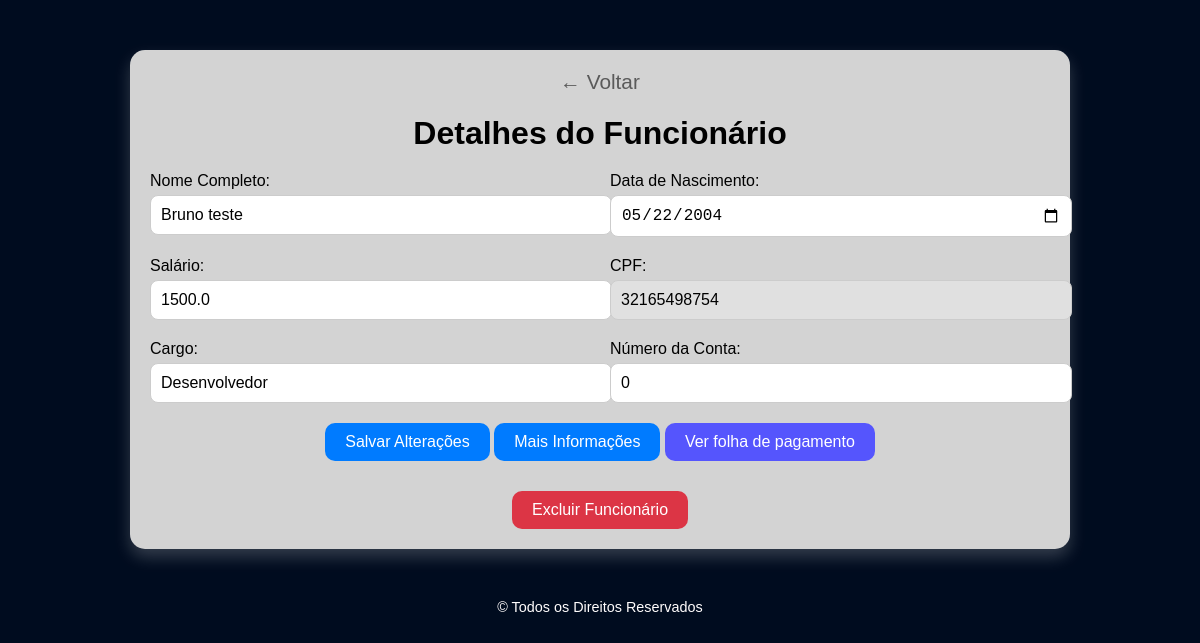
Before: /funcionario/4 with the older database file.
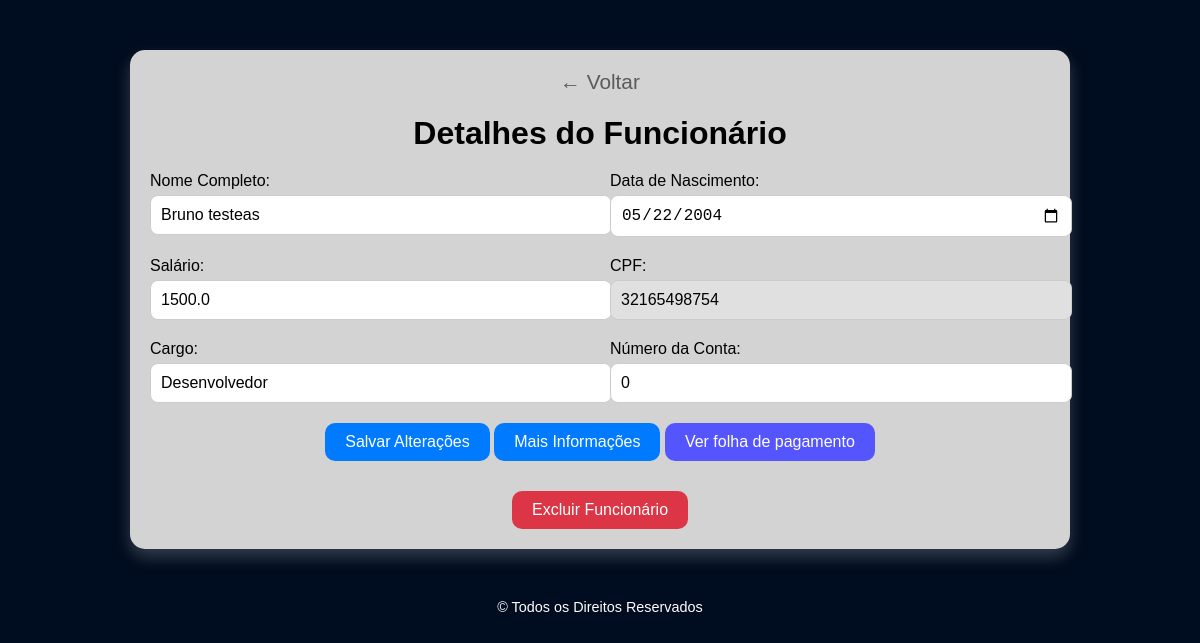
After: the same page with the newer database file.
### tables this page shows
CREATE TABLE funcionarios (
            id INTEGER PRIMARY KEY AUTOINCREMENT,
            nome_completo TEXT NOT NULL,
            data_nascimento TEXT NOT NULL,
            salario REAL NOT NULL,
            cpf TEXT UNIQUE NOT NULL,
            cargo TEXT NOT NULL,
            numero_conta TEXT NOT NULL
        , horas_trabalhadas REAL DEFAULT 0, vale_transporte REAL DEFAULT 0, irrf REAL DEFAULT 0, inss REAL DEFAULT 0, vale_alimentacao REAL DEFAULT 0, horas_extras REAL DEFAULT 0);

### app.py (the view, shortened to what this page needs)
@app.route('/funcionario/<int:id>', methods=['GET', 'POST'])
def visualizar_funcionario(id):
    conn = sqlite3.connect('payzen.db')
    conn.row_factory = sqlite3.Row
    cursor = conn.cursor()
    cursor.execute('SELECT * FROM funcionarios WHERE id = ?', (id,))
    funcionario = cursor.fetchone()
    if not funcionario:
        conn.close()
        return "Funcionário não encontrado", 404
    conn.close()
    return render_template('visualizar_funcionario.html', funcionario=funcionario)

### templates/visualizar_funcionario.html (shortened to what this page needs)
<!DOCTYPE html>
<html lang="pt-br">
<head>
    <link rel="stylesheet" href="{{ url_for('static', filename='style_visualizar.css') }}">
</head>
<body>
    <div class="container">
        <a href="{{ url_for('busca_funcionario') }}" class="voltar">← Voltar</a>
        <h1>Detalhes do Funcionário</h1>
        <form action="/funcionario/{{ funcionario['id'] }}" method="post" class="formulario">
            <div class="input-group">
                <label for="nome_completo">Nome Completo:</label>
                <input type="text" name="nome_completo" id="nome_completo" value="{{ funcionario['nome_completo'] }}" required>
            </div>
            <div class="input-group">
                <label for="data_nascimento">Data de Nascimento:</label>
                <input type="date" name="data_nascimento" id="data_nascimento" value="{{ funcionario['data_nascimento'] }}" required>
            </div>
            <div class="input-group">
                <label for="salario">Salário:</label>
                <input type="number" name="salario" id="salario" value="{{ funcionario['salario'] }}" required>
            </div>
            <div class="input-group">
                <label for="cpf">CPF:</label>
                <input type="text" name="cpf" id="cpf" value="{{ funcionario['cpf'] }}" readonly>
            </div>
            <div class="input-group">
                <label for="cargo">Cargo:</label>
                <input type="text" name="cargo" id="cargo" value="{{ funcionario['cargo'] }}" required>
            </div>
            <div class="input-group">
                <label for="numero_conta">Número da Conta:</label>
                <input type="text" name="numero_conta" id="numero_conta" value="{{ funcionario['numero_conta'] }}" required>
            </div>
            <div class="form-buttons">
                <button type="submit" class="btn">Salvar Alterações</button>
                <button type="button" class="btn" onclick="window.location.href='{{ url_for('mais_informacoes', id=funcionario.id) }}'">
                    Mais Informações
                </button>
                <button class="folha_pagamento_button">
                    <a href="{{ url_for('visualizar_folha_pagamento_funcionario', id=funcionario['id']) }}">Ver folha de pagamento</a>
                </button>
            </div>
        </form>
        <form action="/excluir/{{ funcionario['id'] }}" method="post" class="form-excluir">
            <button type="submit" class="btn-excluir">Excluir Funcionário</button>
        </form>
    </div>
    <footer>
        <p>© Todos os Direitos Reservados</p>
    </footer>
</body>
</html>

Changed rows visible on the page:
changed funcionarios "Desenvolvedor": nome_completo "Bruno teste" → "Bruno testeas"
